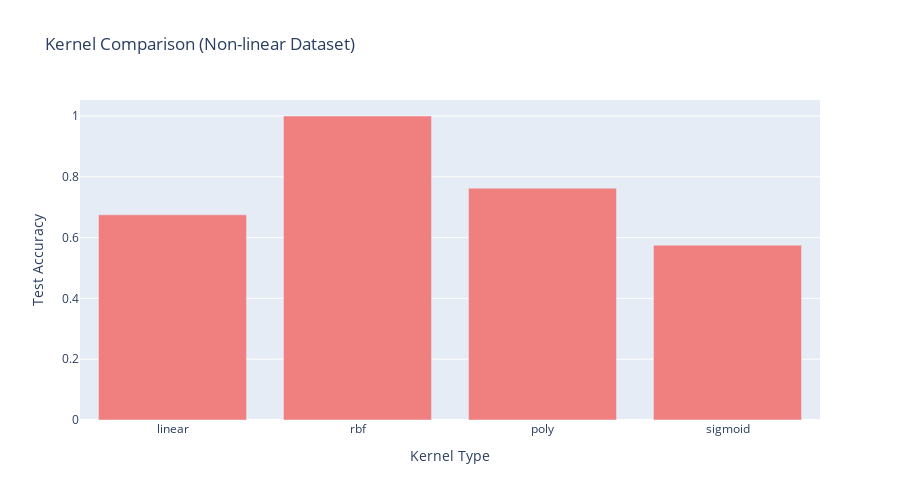
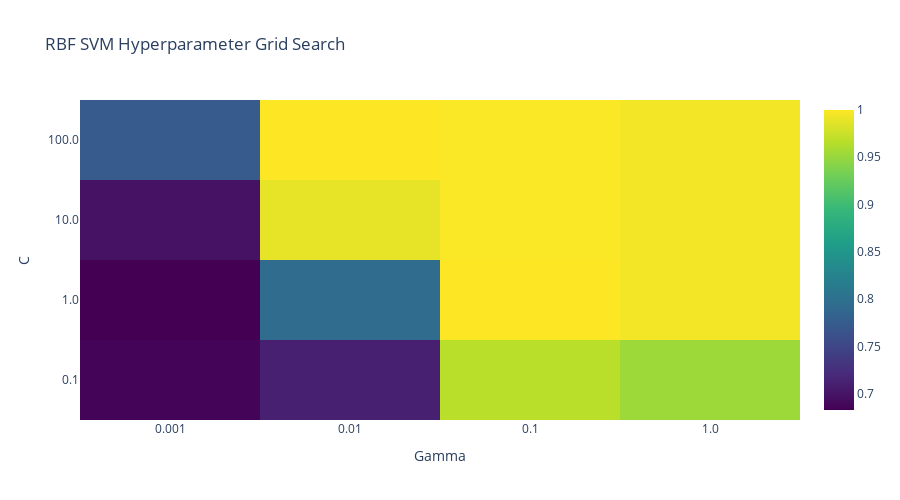
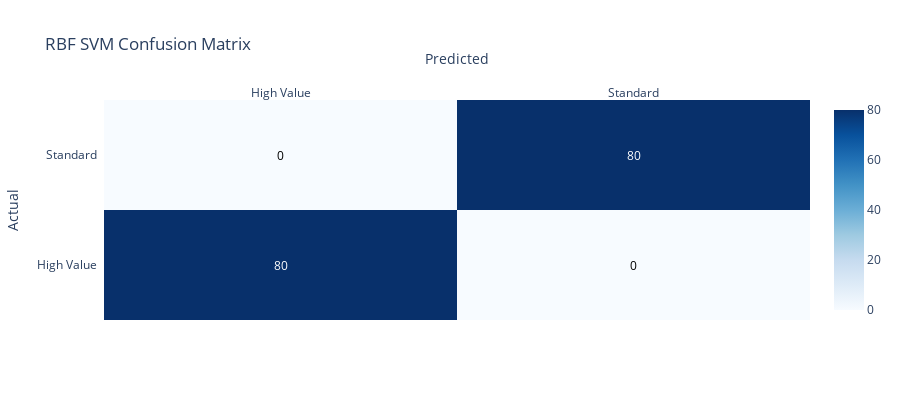

The notebook cell these images were saved under, in order:
### Code cell
# 2. KERNEL SVM ANALYSIS (NON-LINEAR)
print(" 2. KERNEL SVM ANALYSIS (NON-LINEAR)")
print("=" * 36)

# Prepare non-linear classification data
nonlinear_features = ['customer_spending', 'customer_frequency', 'customer_tenure', 'support_tickets']
X_nonlinear = nonlinear_df[nonlinear_features]
y_nonlinear = nonlinear_df['value_segment']

# Split data
X_nonlinear_train, X_nonlinear_test, y_nonlinear_train, y_nonlinear_test = train_test_split(
 X_nonlinear, y_nonlinear, test_size=0.2, random_state=42, stratify=y_nonlinear
)

# Scale features
scaler_nonlinear = StandardScaler()
X_nonlinear_train_scaled = scaler_nonlinear.fit_transform(X_nonlinear_train)
X_nonlinear_test_scaled = scaler_nonlinear.transform(X_nonlinear_test)

print(f"Training set: {X_nonlinear_train_scaled.shape}")
print(f"Test set: {X_nonlinear_test_scaled.shape}")
print(f"Class distribution: {y_nonlinear_train.value_counts().to_dict()}")

# Test different kernels
kernels = ['linear', 'rbf', 'poly', 'sigmoid']
kernel_results = {}

print(f"\n Kernel Comparison:")

for kernel in kernels:
    if kernel == 'poly':
        svm_kernel = SVC(kernel=kernel, degree=3, C=1.0, random_state=42)
    else:
        svm_kernel = SVC(kernel=kernel, C=1.0, random_state=42)

    # Cross-validation
    cv_scores = cross_val_score(svm_kernel, X_nonlinear_train_scaled, y_nonlinear_train, cv=5)

    # Fit and test
    svm_kernel.fit(X_nonlinear_train_scaled, y_nonlinear_train)
    test_score = svm_kernel.score(X_nonlinear_test_scaled, y_nonlinear_test)
    n_support = len(svm_kernel.support_)

    kernel_results[kernel] = {
        'cv_mean': cv_scores.mean(),
        'cv_std': cv_scores.std(),
        'test_accuracy': test_score,
        'n_support_vectors': n_support
    }

    print(f"• {kernel}: Test Acc={test_score:.4f}, CV={cv_scores.mean():.4f}±{cv_scores.std():.4f}, SV={n_support}")

# Find best kernel
kernel_df = pd.DataFrame(kernel_results).T
best_kernel = kernel_df['cv_mean'].idxmax()
print(f"\n Best kernel: {best_kernel}")

# Visualize kernel comparison
fig_kernels = go.Figure()

fig_kernels.add_trace(
 go.Bar(
 x=list(kernel_results.keys()),
 y=[result['test_accuracy'] for result in kernel_results.values()],
 name='Test Accuracy',
 marker_color='lightcoral',
 hovertemplate="Kernel: %{x}<br>Accuracy: %{y:.4f}<extra></extra>"
 )
)

fig_kernels.update_layout(
 title="Kernel Comparison (Non-linear Dataset)",
 xaxis_title="Kernel Type",
 yaxis_title="Test Accuracy",
 height=500
)
fig_kernels.show()

# Hyperparameter optimization for RBF kernel
print(f"\n RBF Kernel Hyperparameter Optimization:")

# Grid search for C and gamma
param_grid = {
 'C': [0.1, 1, 10, 100],
 'gamma': ['scale', 'auto', 0.001, 0.01, 0.1, 1]
}

svm_rbf = SVC(kernel='rbf', random_state=42)
grid_search = GridSearchCV(
 svm_rbf,
 param_grid,
 cv=5,
 scoring='accuracy',
 n_jobs=-1
)

grid_search.fit(X_nonlinear_train_scaled, y_nonlinear_train)

print(f"Best parameters: {grid_search.best_params_}")
print(f"Best CV score: {grid_search.best_score_:.4f}")

# Test best model
best_svm = grid_search.best_estimator_
y_nonlinear_pred = best_svm.predict(X_nonlinear_test_scaled)
nonlinear_accuracy = accuracy_score(y_nonlinear_test, y_nonlinear_pred)

print(f"Test accuracy: {nonlinear_accuracy:.4f}")
print(f"Support vectors: {len(best_svm.support_)}/{len(X_nonlinear_train_scaled)} ({len(best_svm.support_)/len(X_nonlinear_train_scaled):.1%})")

# Visualize hyperparameter grid search results
results = pd.DataFrame(grid_search.cv_results_)

# Create heatmap for C vs gamma
C_values = param_grid['C']
gamma_values = [g for g in param_grid['gamma'] if isinstance(g, (int, float))]

# Filter results for numeric gamma values only
numeric_results = results[results['param_gamma'].isin(gamma_values)]

if len(numeric_results) > 0:
 heatmap_data = numeric_results.pivot_table(
 values='mean_test_score',
 index='param_C',
 columns='param_gamma',
 aggfunc='mean'
 )

 fig_heatmap = go.Figure(data=go.Heatmap(
 z=heatmap_data.values,
 x=[str(g) for g in heatmap_data.columns],
 y=[str(c) for c in heatmap_data.index],
 colorscale='Viridis',
 hovertemplate="C: %{y}<br>Gamma: %{x}<br>CV Score: %{z:.4f}<extra></extra>"
 ))

 fig_heatmap.update_layout(
 title="RBF SVM Hyperparameter Grid Search",
 xaxis_title="Gamma",
 yaxis_title="C",
 height=500
 )
 fig_heatmap.show()

# Classification report for best model
print(f"\nClassification Report (Best RBF SVM):")
print(classification_report(y_nonlinear_test, y_nonlinear_pred, target_names=['High Value', 'Standard']))

# Confusion Matrix
cm_nonlinear = confusion_matrix(y_nonlinear_test, y_nonlinear_pred)

fig_cm_nonlinear = ff.create_annotated_heatmap(
 z=cm_nonlinear,
 x=['High Value', 'Standard'],
 y=['High Value', 'Standard'],
 annotation_text=cm_nonlinear,
 colorscale='Blues',
 showscale=True
)

fig_cm_nonlinear.update_layout(
 title=f"RBF SVM Confusion Matrix",
 xaxis_title="Predicted",
 yaxis_title="Actual",
 height=400
)
fig_cm_nonlinear.show()

### Figure 1 — Plotly figure (JSON) as saved in the notebook; plotly's stock layout.template omitted (floating-point values rounded to 4 significant figures)
{"data": [{"hovertemplate": "Kernel: %{x}<br>Accuracy: %{y:.4f}<extra></extra>", "marker": {"color": "lightcoral"}, "name": "Test Accuracy", "type": "bar", "x": ["linear", "rbf", "poly", "sigmoid"], "y": [0.675, 1, 0.7625, 0.575]}], "layout": {"height": 500, "title": {"text": "Kernel Comparison (Non-linear Dataset)"}, "xaxis": {"title": {"text": "Kernel Type"}}, "yaxis": {"title": {"text": "Test Accuracy"}}}}

### Figure 2 — Plotly figure (JSON) as saved in the notebook; plotly's stock layout.template omitted (floating-point values rounded to 4 significant figures)
{"data": [{"colorscale": [[0, "#440154"], [0.1111, "#482878"], [0.2222, "#3e4989"], [0.3333, "#31688e"], [0.4444, "#26828e"], [0.5556, "#1f9e89"], [0.6667, "#35b779"], [0.7778, "#6ece58"], [0.8889, "#b5de2b"], [1, "#fde725"]], "hovertemplate": "C: %{y}<br>Gamma: %{x}<br>CV Score: %{z:.4f}<extra></extra>", "type": "heatmap", "x": ["0.001", "0.01", "0.1", "1.0"], "y": ["0.1", "1.0", "10.0", "100.0"], "z": [[0.6859, 0.7109, 0.9672, 0.9531], [0.6828, 0.7937, 1.0, 0.9953], [0.6984, 0.9891, 0.9984, 0.9953], [0.7734, 1.0, 0.9984, 0.9953]]}], "layout": {"height": 500, "title": {"text": "RBF SVM Hyperparameter Grid Search"}, "xaxis": {"title": {"text": "Gamma"}}, "yaxis": {"title": {"text": "C"}}}}

### Figure 3 — Plotly figure (JSON) as saved in the notebook; plotly's stock layout.template omitted (floating-point values rounded to 4 significant figures)
{"data": [{"colorscale": [[0, "rgb(247,251,255)"], [0.125, "rgb(222,235,247)"], [0.25, "rgb(198,219,239)"], [0.375, "rgb(158,202,225)"], [0.5, "rgb(107,174,214)"], [0.625, "rgb(66,146,198)"], [0.75, "rgb(33,113,181)"], [0.875, "rgb(8,81,156)"], [1, "rgb(8,48,107)"]], "reversescale": false, "showscale": true, "type": "heatmap", "x": ["High Value", "Standard"], "y": ["High Value", "Standard"], "z": [[80, 0], [0, 80]]}], "layout": {"annotations": [{"font": {"color": "#FFFFFF"}, "showarrow": false, "text": "80", "x": "High Value", "xref": "x", "y": "High Value", "yref": "y"}, {"font": {"color": "#000000"}, "showarrow": false, "text": "0", "x": "Standard", "xref": "x", "y": "High Value", "yref": "y"}, {"font": {"color": "#000000"}, "showarrow": false, "text": "0", "x": "High Value", "xref": "x", "y": "Standard", "yref": "y"}, {"font": {"color": "#FFFFFF"}, "showarrow": false, "text": "80", "x": "Standard", "xref": "x", "y": "Standard", "yref": "y"}], "height": 400, "title": {"text": "RBF SVM Confusion Matrix"}, "xaxis": {"dtick": 1, "gridcolor": "rgb(0, 0, 0)", "side": "top", "ticks": "", "title": {"text": "Predicted"}}, "yaxis": {"dtick": 1, "ticks": "", "ticksuffix": "  ", "title": {"text": "Actual"}}}}
